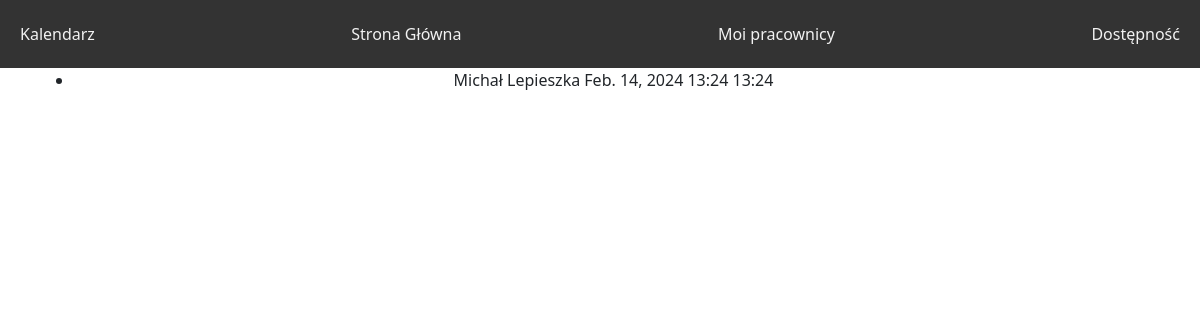
Page /schedule/timetable/ (signed in) on the earlier database version.
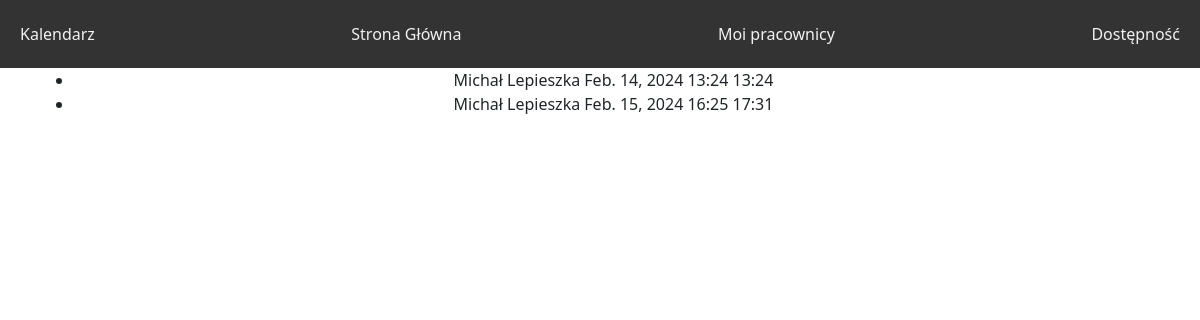
Same page on the later database version.
### base/models.py (models this page shows, shortened)
class Availability(models.Model):
    availability_day = models.DateField()
    availability_start = models.TimeField()
    availability_end = models.TimeField()
    user = models.ForeignKey(User, on_delete=models.CASCADE)
    upload = models.BooleanField(default=False, blank=True, null=True)

### schedule/views.py (the view)
# urls.py: path('timetable/', TimetableView.as_view(), name='timetable')
class TimetableView(LoginRequiredMixin, ListView):
    template_name = 'schedule/timetable.html'
    model = Availability
    context_object_name = 'availabilities'
    @method_decorator(check_user_able_to_see_page)
    def dispatch(self, *args, **kwargs):
        return super().dispatch(*args, **kwargs)
    def get_queryset(self):
        return Availability.objects.filter(upload=True)
    def get_context_data(self, *args, **kwargs):
        context = super().get_context_data(**kwargs)
        return context

### schedule/templates/schedule/timetable.html (shortened to what this page needs)
{% extends 'schedule/base.html' %}
{% block content %}
<div class="container text-center">
    <ul>
    {% for availability in availabilities %}
        <li>{{ availability.user.first_name }} {{ availability.user.last_name }} {{ availability.availability_day }} {{ availability.availability_start|date:"H:i" }} {{ availability.availability_end|date:"H:i" }}</li>
    {% endfor %}
    </ul>
</div>
{%endblock%}

Differences in the rows shown:
added Availability: user.first_name "Michał", user.last_name "Lepieszka", availability_day "Feb. 15, 2024", availability_start "16:25", availability_end "17:31"
